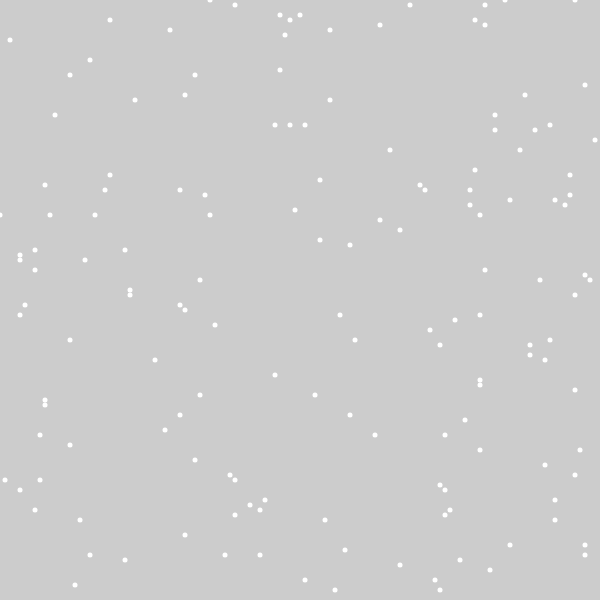
Frame 1 (no input)
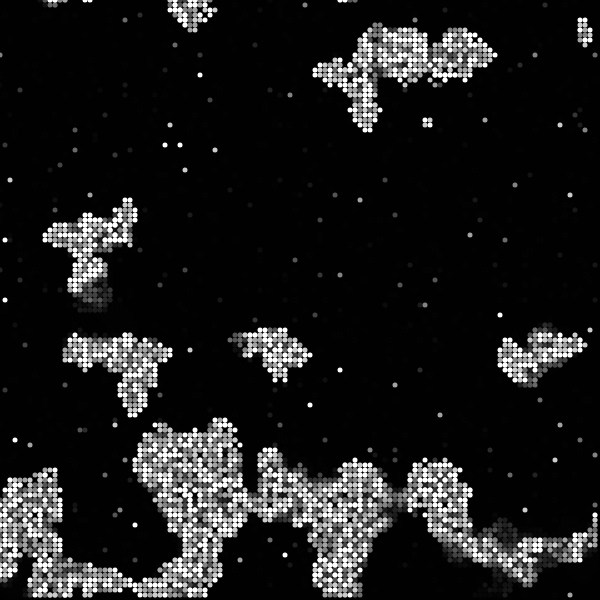
Frame 60 (no input)
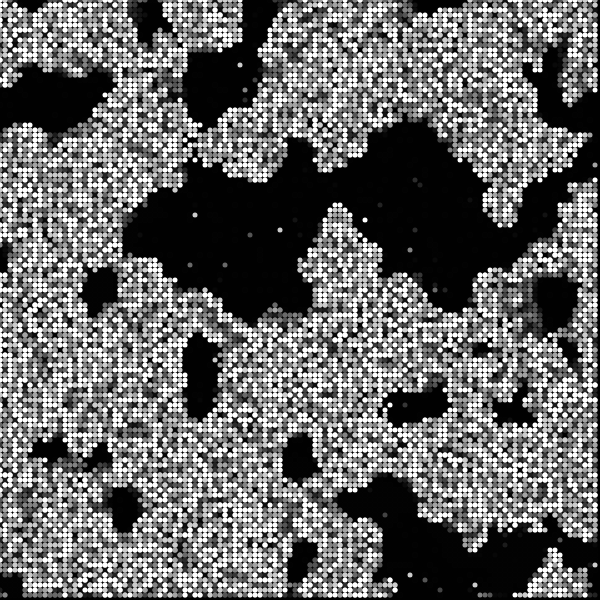
Frame 120 (the mouse pressed at the canvas centre since frame 60)

The p5.js sketch that drew these frames (run headless with seeded random() and noise() and a simulated clock; from frame 60 on, the mouse is pressed at the canvas centre):

// p5.js sketch
// ── sketch.js
let cols, rows;
let scale = 5;
let grid, nextGrid;
let t = 0;

function setup() {
  createCanvas(600, 600);
  colorMode(HSB, 360, 100, 100, 100);
  cols = floor(width / scale);
  rows = floor(height / scale);

  grid = makeGrid();
  nextGrid = makeGrid();

  for (let i = 0; i < 300; i++) {
    let x = floor(random(cols));
    let y = floor(random(rows));
    grid[x][y] = {
      state: random() > 0.5 ? 1 : 0,
      hue: random(360)
    };
  }
}

function draw() {
  background(0, 0, 0, 20);
  t++;

  for (let x = 0; x < cols; x++) {
    for (let y = 0; y < rows; y++) {
      let cell = grid[x][y];
      let neighbors = countNeighbors(x, y);

      let mutation = noise(x * 0.1, y * 0.1, t * 0.01);
      let threshold = map(sin(t * 0.01 + mutation * TWO_PI), -1, 1, 2, 5);

      let nextState = cell.state;

      if (cell.state === 1 && (neighbors < threshold || neighbors > threshold + 2)) {
        nextState = 0;
      } else if (cell.state === 0 && neighbors === floor(threshold)) {
        nextState = 1;
      }

      if (random() < 0.001) {
        nextState = 1;
      }

      let nextHue = (cell.hue + random(-5, 5) + neighbors * 2) % 360;

      nextGrid[x][y] = {
        state: nextState,
        hue: nextHue
      };

      if (cell.state === 1) {
        noStroke();
        ellipse(x * scale, y * scale, scale);
      }
    }
  }

  swapGrids();
}

function countNeighbors(x, y) {
  let sum = 0;

  let moore = noise(t * 0.0002) > 0.5;

  for (let i = -1; i <= 1; i++) {
    for (let j = -1; j <= 1; j++) {
      if (i === 0 && j === 0) continue;

      if (!moore && abs(i) + abs(j) === 2) continue;

      let col = (x + i + cols) % cols;
      let row = (y + j + rows) % rows;
      sum += grid[col][row].state;
    }
  }
  return sum;
}

function makeGrid() {
  let arr = new Array(cols);
  for (let i = 0; i < cols; i++) {
    arr[i] = new Array(rows);
    for (let j = 0; j < rows; j++) {
      arr[i][j] = { state: 0, hue: random(360) };
    }
  }
  return arr;
}

function swapGrids() {
  let temp = grid;
  grid = nextGrid;
  nextGrid = temp;
}

// ── style.css
.sketch-9-2026 {
    margin: 0;
    padding: 0;
    background-color: black;
    animation: fade-in;
    display: flex;
    justify-content: center;
    align-items: center;
    height: 100vh;
}

@keyframes fade-in {
    from {
        opacity: 0;
    }
    to {
        opacity: 1;
    }
}
